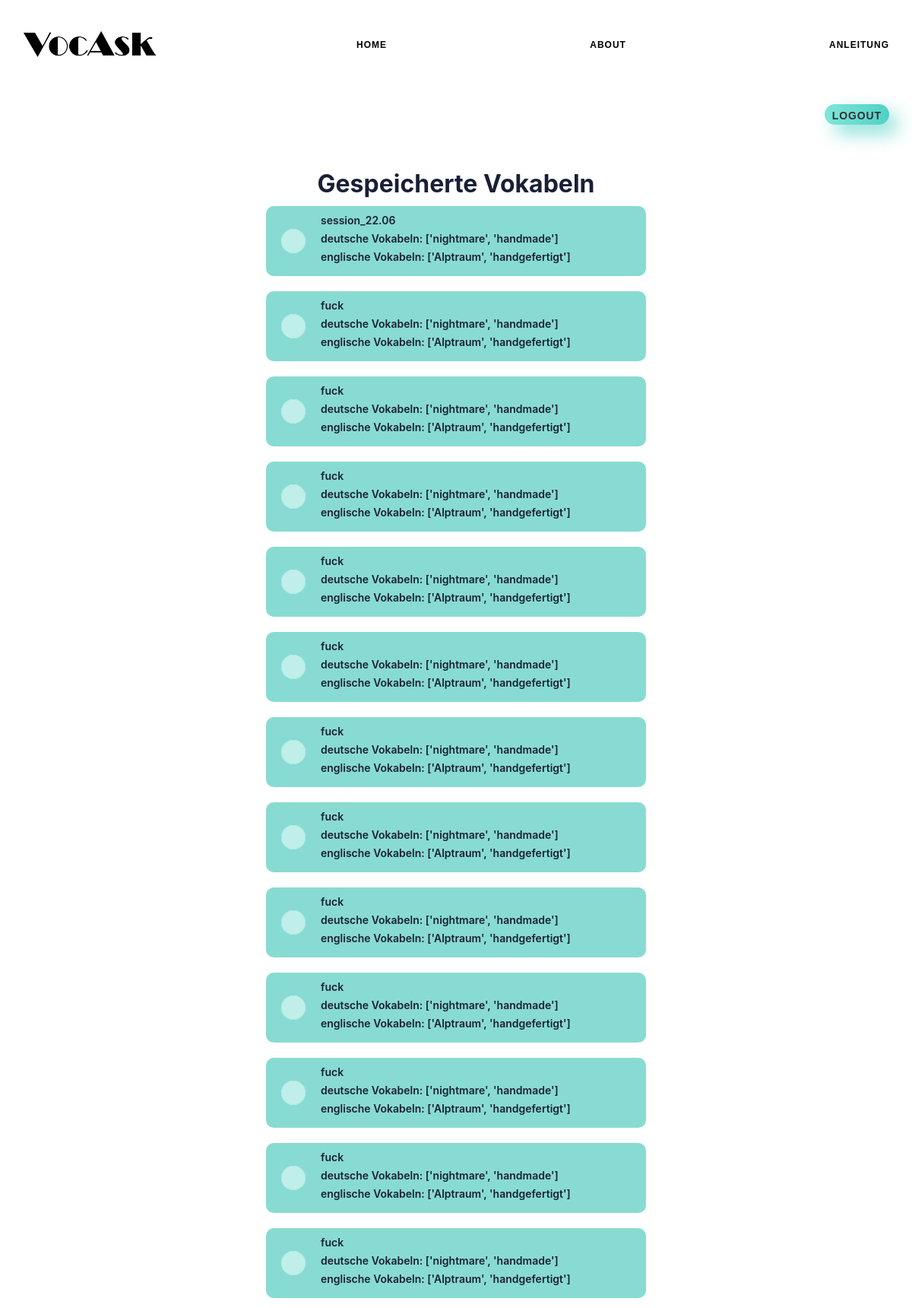
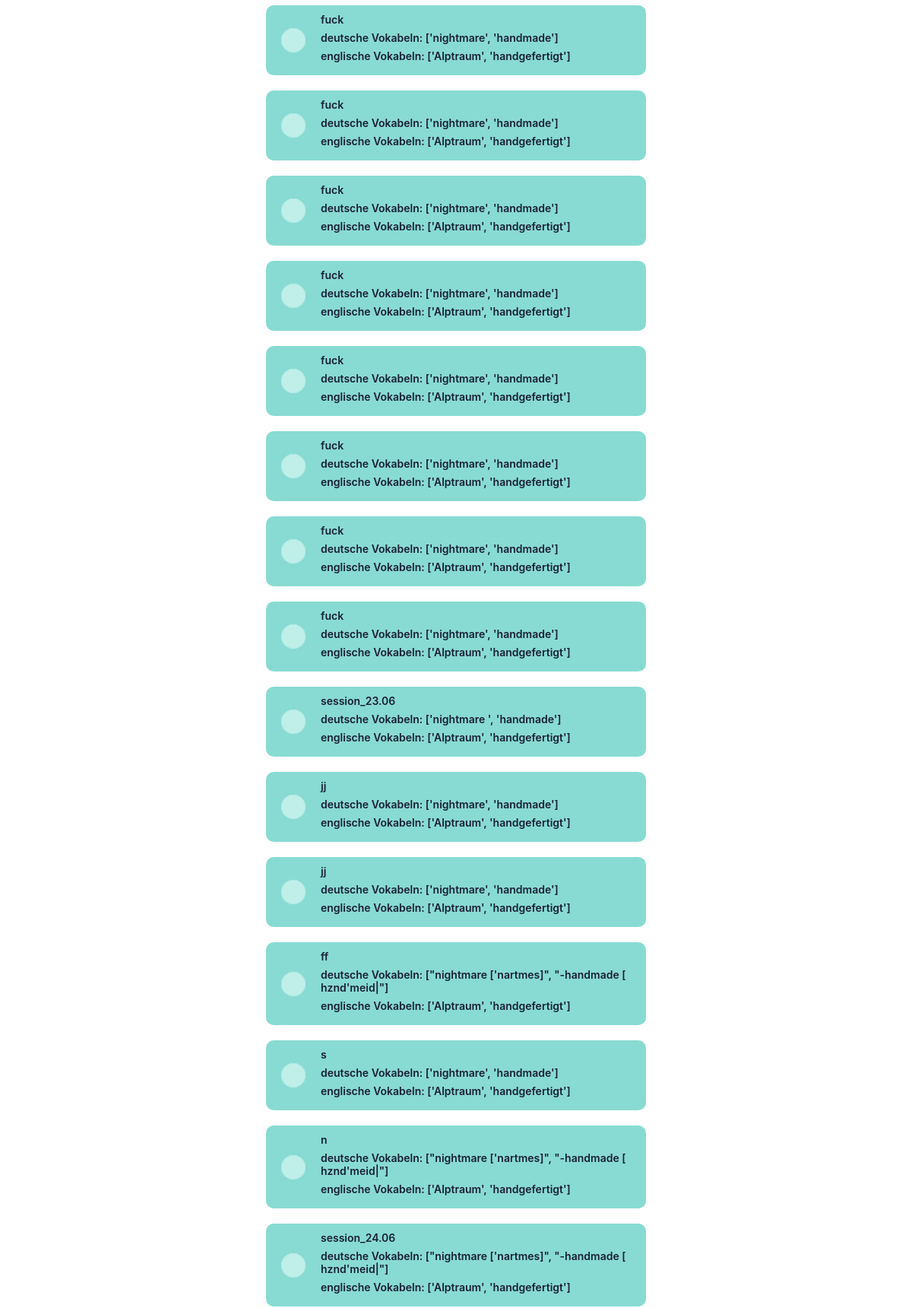
/abfrage/gespeichert/ (signed in, upper part), run on the app's committed database (2 pictures, top to bottom).
### accounts/models.py (models this page shows, shortened)
class VocabularySets(models.Model):
    title = models.CharField(max_length=45)
    vocEn = models.TextField()
    vocDe = models.TextField()
    user = models.ForeignKey(User, unique=False, on_delete=models.CASCADE)

### interrogations/views.py (the view)
# urls.py: path("gespeichert/", views.gespeichert),
def gespeichert(request):
    saved_voc_data = VocabularySets.objects.filter(user=request.user)
    saved_voc = {"savedVocabulary": saved_voc_data}
    return render(request, "saved-vocabulary.html", saved_voc)

### interrogations/templates/interrogations/saved-vocabulary.html (shortened to what this page needs)
{% extends 'base-layout.html' %}
{% block content %}
<div class="center-div">
    <h1>Gespeicherte Vokabeln</h1>
</div>
<form action="/abfrage/gespeicherte_abfrage/" method="post" id="form">
    {% for VocabularySet in savedVocabulary %}
    <div class="center-div">
        <div class="checkbox-box">
            <div class="vertical-center-div">
                <input class="inside-checkbox-box" type="checkbox" id="checkbox" value="{{ VocabularySet.vocEn }}
                {{  VocabularySet.vocDe }}" name="group[]">
                <label class="inside-checkbox-box" for="checkbox" >
                    <label class="checkbox-text">{{ VocabularySet.title}}</label>
                    <label class="checkbox-text" id="devoc">
                        deutsche Vokabeln: {{ VocabularySet.vocEn }}
                    </label>
                    <label class="checkbox-text" id="envoc">
                        englische Vokabeln: {{  VocabularySet.vocDe }}
                    </label>
                </label>
            </div>
        </div>
    </div>
    {% endfor %}
</form>
{% endblock %}

### main/static/css/style.css (style rules this page uses)
* { color:#1a1f36; box-sizing:border-box; word-wrap:break-word; font-family: -apple-system,BlinkMacSystemFont,Segoe UI,Roboto,Helvetica Neue,Ubuntu,sans-serif; margin:0; padding:0; }
label { margin-bottom:10px; font-size:14px; font-weight:600; display:block; }
.vertical-center-div { display:flex; align-items:center; }
.center-div { display:flex; justify-content:center; }
.checkbox-box { background:rgba(91, 206, 194, 0.726); box-sizing:border-box; border-radius:10px; width:500px; margin:10px; padding:10px; }
.inside-checkbox-box { display:inline-block; margin-right:10px; margin-left:10px; margin-bottom:0; }
.checkbox-text { margin-bottom:7px; font-size:14px; font-weight:600; }
[type=checkbox] { width:2rem; height:2rem; color:#1E90FF; vertical-align:middle; -webkit-appearance:none; background:none; border:0; outline:0; flex-grow:0; border-radius:50%; background-color:#FFF; transition:background 300ms; cursor:pointer; }
[type=checkbox]::before { content:""; color:transparent; display:block; width:inherit; height:inherit; border-radius:inherit; border:0; background-color:rgba(168, 233, 226, 0.726); background-size:contain; box-shadow:inset 0 0 0 1px rgba(168, 233, 226, 0.726); }

### data on the page
VocabularySets: title "session_22.06", vocEn "['nightmare', 'handmade']", vocDe "['Alptraum', 'handgefertigt']"
VocabularySets: title "fuck", vocEn "['nightmare', 'handmade']", vocDe "['Alptraum', 'handgefertigt']"
VocabularySets: title "fuck", vocEn "['nightmare', 'handmade']", vocDe "['Alptraum', 'handgefertigt']"
VocabularySets: title "fuck", vocEn "['nightmare', 'handmade']", vocDe "['Alptraum', 'handgefertigt']"
VocabularySets: title "fuck", vocEn "['nightmare', 'handmade']", vocDe "['Alptraum', 'handgefertigt']"
VocabularySets: title "fuck", vocEn "['nightmare', 'handmade']", vocDe "['Alptraum', 'handgefertigt']"
VocabularySets: title "fuck", vocEn "['nightmare', 'handmade']", vocDe "['Alptraum', 'handgefertigt']"
VocabularySets: title "fuck", vocEn "['nightmare', 'handmade']", vocDe "['Alptraum', 'handgefertigt']"
VocabularySets: title "fuck", vocEn "['nightmare', 'handmade']", vocDe "['Alptraum', 'handgefertigt']"
VocabularySets: title "fuck", vocEn "['nightmare', 'handmade']", vocDe "['Alptraum', 'handgefertigt']"
VocabularySets: title "fuck", vocEn "['nightmare', 'handmade']", vocDe "['Alptraum', 'handgefertigt']"
VocabularySets: title "fuck", vocEn "['nightmare', 'handmade']", vocDe "['Alptraum', 'handgefertigt']"
VocabularySets: title "fuck", vocEn "['nightmare', 'handmade']", vocDe "['Alptraum', 'handgefertigt']"
VocabularySets: title "fuck", vocEn "['nightmare', 'handmade']", vocDe "['Alptraum', 'handgefertigt']"
VocabularySets: title "fuck", vocEn "['nightmare', 'handmade']", vocDe "['Alptraum', 'handgefertigt']"
VocabularySets: title "fuck", vocEn "['nightmare', 'handmade']", vocDe "['Alptraum', 'handgefertigt']"
VocabularySets: title "fuck", vocEn "['nightmare', 'handmade']", vocDe "['Alptraum', 'handgefertigt']"
VocabularySets: title "fuck", vocEn "['nightmare', 'handmade']", vocDe "['Alptraum', 'handgefertigt']"
VocabularySets: title "fuck", vocEn "['nightmare', 'handmade']", vocDe "['Alptraum', 'handgefertigt']"
VocabularySets: title "fuck", vocEn "['nightmare', 'handmade']", vocDe "['Alptraum', 'handgefertigt']"
VocabularySets: title "fuck", vocEn "['nightmare', 'handmade']", vocDe "['Alptraum', 'handgefertigt']"
VocabularySets: title "session_23.06", vocEn "['nightmare ', 'handmade']", vocDe "['Alptraum', 'handgefertigt']"
VocabularySets: title "jj", vocEn "['nightmare', 'handmade']", vocDe "['Alptraum', 'handgefertigt']"
VocabularySets: title "jj", vocEn "['nightmare', 'handmade']", vocDe "['Alptraum', 'handgefertigt']"
VocabularySets: title "ff", vocEn "[\"nightmare ['nartmes]\", \"-handmade [ hznd'meid|\"]", vocDe "['Alptraum', 'handgefertigt']"
VocabularySets: title "s", vocEn "['nightmare', 'handmade']", vocDe "['Alptraum', 'handgefertigt']"
VocabularySets: title "n", vocEn "[\"nightmare ['nartmes]\", \"-handmade [ hznd'meid|\"]", vocDe "['Alptraum', 'handgefertigt']"
VocabularySets: title "session_24.06", vocEn "[\"nightmare ['nartmes]\", \"-handmade [ hznd'meid|\"]", vocDe "['Alptraum', 'handgefertigt']"
